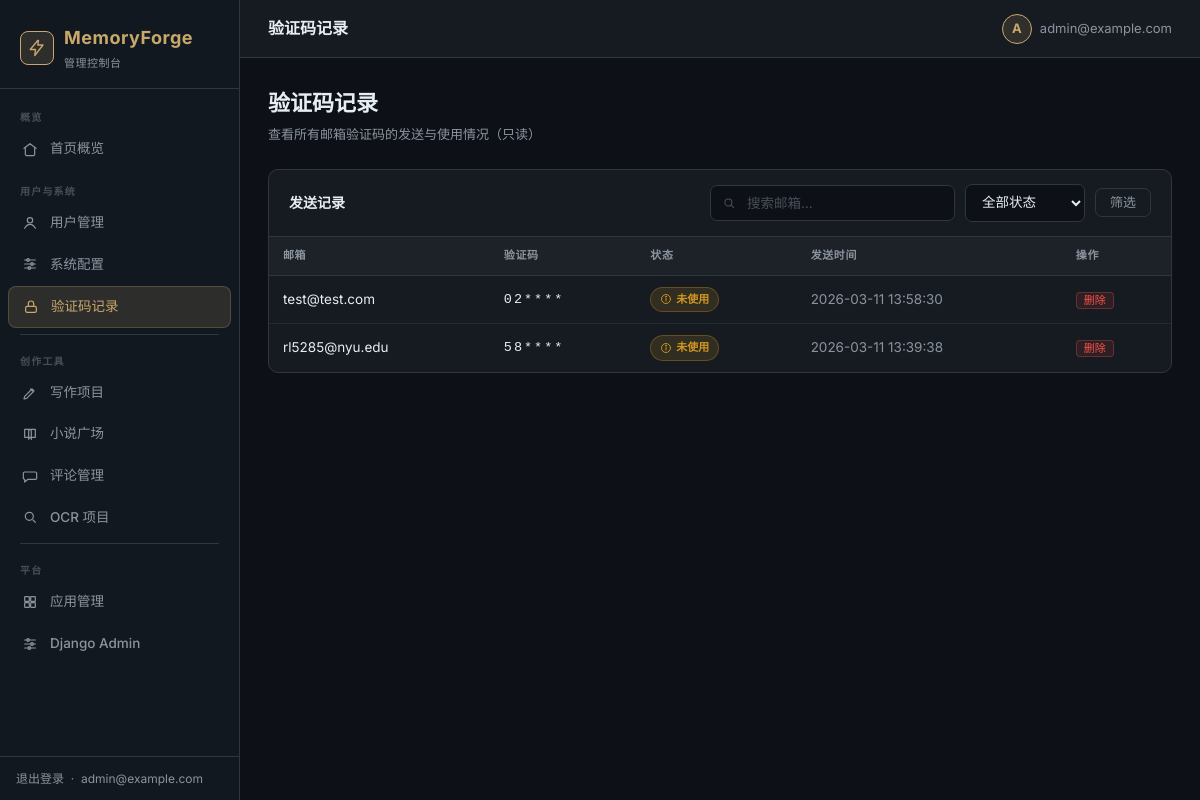
The page /dashboard/codes/ (signed in) on the database as committed earlier.
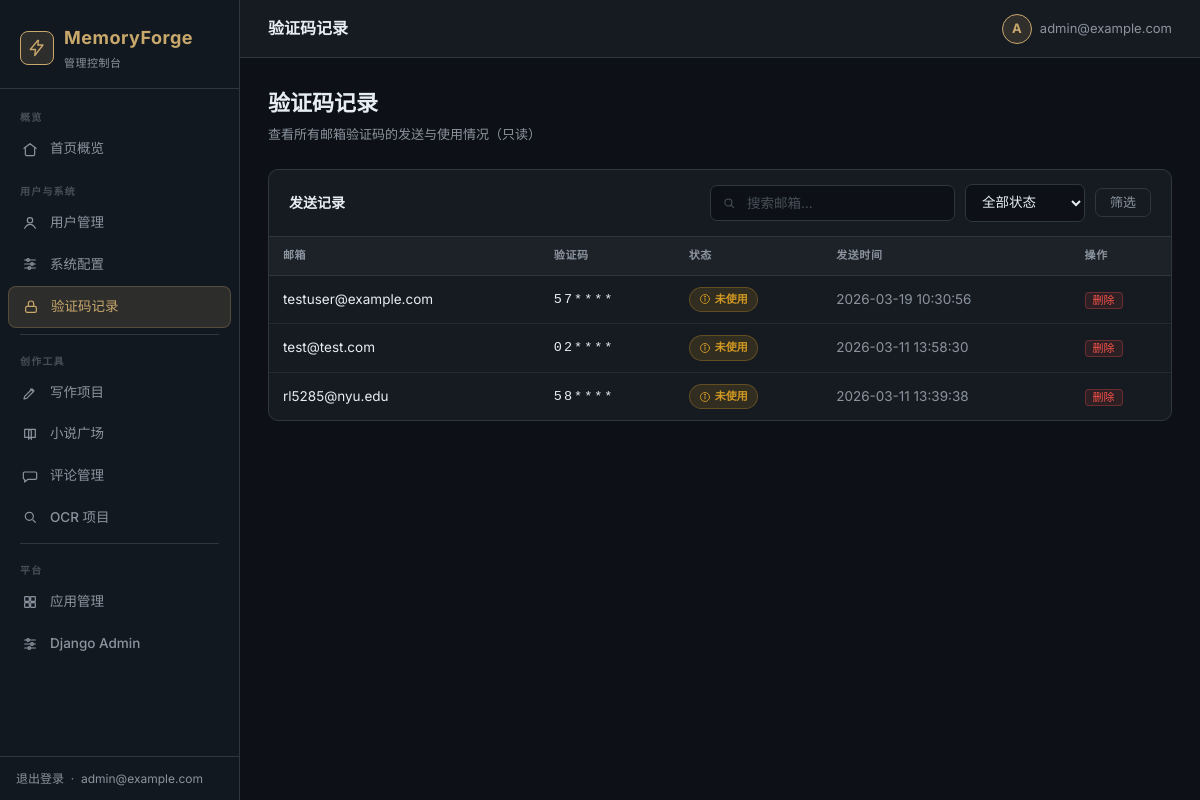
The same page on the database as committed later.
### accounts/models.py (models this page shows, shortened)
class VerificationCode(models.Model):
    email = models.EmailField(verbose_name='邮箱', db_index=True)
    code = models.CharField(max_length=6, verbose_name='验证码')
    is_used = models.BooleanField(default=False)
    created_at = models.DateTimeField(auto_now_add=True, db_index=True)
    class Meta:
        verbose_name = '邮箱验证码'
        ordering = ['-created_at']

### dashboard/views.py (the view)
# urls.py: path('codes/', views.verification_codes, name='verification_codes'),
@superuser_required
def verification_codes(request):
    q = request.GET.get('q', '')
    status = request.GET.get('status', '')
    qs = VerificationCode.objects.order_by('-created_at')
    if q:
        qs = qs.filter(email__icontains=q)
    if status == 'used':
        qs = qs.filter(is_used=True)
    elif status == 'unused':
        qs = qs.filter(is_used=False)
    paginator = Paginator(qs, 30)
    page = paginator.get_page(request.GET.get('page'))
    return render(request, 'dashboard/verification_codes.html', {
        'page_obj': page,
        'q': q,
        'status': status,
        'active_nav': 'codes',
    })

### core/context.py (called while the page is built)
def set_user(user_id):
    _local.user_id = user_id

### dashboard/views.py (called while the page is built)
def superuser_required(view_func):
    @wraps(view_func)
    @login_required(login_url='/admin/login/')
    def wrapper(request, *args, **kwargs):
        if not request.user.is_superuser:
            return HttpResponseForbidden('需要超级管理员权限')
        return view_func(request, *args, **kwargs)
    return wrapper

### templates/dashboard/verification_codes.html (shortened to what this page needs)
{% extends 'dashboard/base.html' %}
{% block page_title %}验证码记录{% endblock %}
{% block content %}
<div class="page-header">
  <div class="page-header-left">
    <h1>验证码记录</h1>
    <p>查看所有邮箱验证码的发送与使用情况（只读）</p>
  </div>
</div>
<div class="card">
  <div class="card-header">
    <h2>发送记录</h2>
    <form class="search-bar" method="get">
      <div class="search-input">
        <span class="search-icon">{% include 'dashboard/_icon.html' with name='search' size=14 %}</span>
        <input class="form-control" name="q" value="{{ q }}" placeholder="搜索邮箱…">
      </div>
      <select class="form-control" name="status" style="width:120px">
        <option value="" {% if not status %}selected{% endif %}>全部状态</option>
      </select>
      <button class="btn btn-outline" type="submit">筛选</button>
    </form>
  </div>
  <div class="table-wrap">
    <table>
      <thead>
        <tr><th>邮箱</th><th>验证码</th><th>状态</th><th>发送时间</th><th>操作</th></tr>
      </thead>
      <tbody>
        {% for code in page_obj %}
        <tr>
          <td>{{ code.email }}</td>
          <td style="font-family:monospace;letter-spacing:2px">{{ code.code|slice:":2" }}****</td>
          <td>
            {% if code.is_used %}
              <span class="badge badge-success">{% include 'dashboard/_icon.html' with name='check' size=12 %} 已使用</span>
            {% else %}
              <span class="badge badge-warning">{% include 'dashboard/_icon.html' with name='info' size=12 %} 未使用</span>
            {% endif %}
          </td>
          <td class="td-muted">{{ code.created_at|date:"Y-m-d H:i:s" }}</td>
          <td>
            <form method="post" action="{% url 'dashboard:code_delete' code.pk %}"
                  onsubmit="return confirm('确定删除这条验证码记录？')" style="display:inline">
              <button class="btn btn-danger btn-xs" type="submit">删除</button>
            </form>
          </td>
        </tr>
        {% empty %}
        <tr><td colspan="5"><div class="empty-state"><div class="empty-icon">{% include 'dashboard/_icon.html' with name='lock' size=36 %}</div><p>暂无验证码记录</p></div></td></tr>
        {% endfor %}
      </tbody>
    </table>
  </div>
</div>
{% endblock %}

Rows that differ between the two databases and show on the page:
added VerificationCode: email "testuser@example.com", code "57", {{ s }} 12 (drawn), created_at "2026-03-19 10:30:56"
